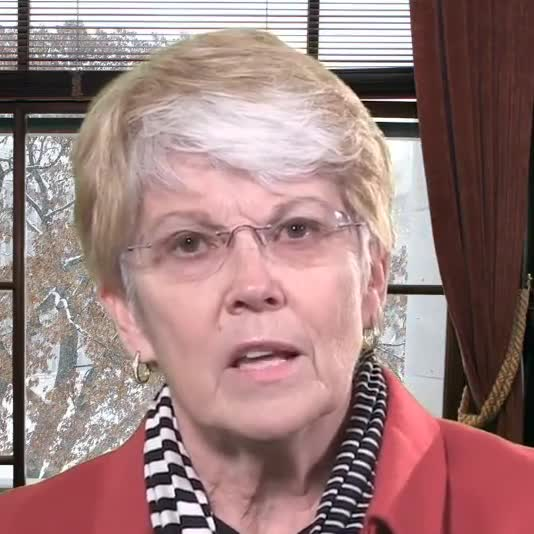
#> input picture tests/RD_Radio1_000_frame4.jpg, 534 x 534 px, given in place of KdHSOLdQ_3_175.98_194.56_scene_0000_clip_0000_faces_only.mp4, which was not available
$ python verify_detector.py   (older library calls are emulated)
#> lines starting #> are read from the running program, lines starting #| are printed output that depends on the picture; pictures that were not available may be replaced by others from this repository, and a replacement may not be noted
### face_pipeline_v2/stages/stage_02_scene_detection/scene_detector.py
"""PySceneDetect wrapper for video scene segmentation.

Per AISDD 3.5, Stage 2 uses PySceneDetect (ContentDetector) to:
    - Detect shot transitions in standardized video.
    - Generate scene boundaries (start/end frames + timestamps).
    - Return a list of scene metadata dicts.

Uses PySceneDetect Python API — never CLI subprocess.
"""

from pathlib import Path
from typing import Any, Dict, List, Optional, Tuple

import numpy as np


class SceneDetector:
    """PySceneDetect封装 — detects scene boundaries via ContentDetector.

    Usage:
        detector = SceneDetector(threshold=27.0, min_scene_len=15)
        scenes = detector.detect(Path("standardized.mp4"))
        # Returns list of dicts with start_frame, end_frame, etc.
    """

    def __init__(
        self,
        threshold: float = 27.0,
        min_scene_len: int = 15,
        adaptive_factor: Optional[float] = None,
    ) -> None:
        """Initialize SceneDetector with ContentDetector parameters.

        Args:
            threshold: ContentDetector threshold (higher = fewer cuts). When
                ``adaptive_factor`` is set, this acts as the lower-bound floor.
            min_scene_len: Minimum scene length in frames.
            adaptive_factor: If set, the effective threshold becomes
                ``max(threshold, adaptive_factor * p99_content_delta)`` where
                ``p99_content_delta`` is the clip's own 99th-percentile
                consecutive-frame luma delta (its motion-noise ceiling). This
                suppresses speaker-motion over-splitting in high-motion clips
                while preserving subtle transitions in low-motion clips.
        """
        self._threshold: float = threshold
        self._min_scene_len: int = min_scene_len
        self._adaptive_factor: Optional[float] = adaptive_factor
        # Diagnostics from the most recent detect() run (for logging only).
        self._last_noise_ceiling: Optional[float] = None
        self._last_effective_threshold: float = threshold

    # [167 lines left out: functions threshold, min_scene_len, adaptive_factor, last_noise_ceiling, last_effective_threshold, detect, not called in this run]

    # ------------------------------------------------------------------
    # Single-pass frame analysis (adaptive noise ceiling + face subtitles)
    # ------------------------------------------------------------------

    def _analyze_video(
        self,
        video_path: Path,
        face_subtitle_cfg: Optional[Dict[str, Any]],
    ) -> Tuple[List[Tuple[int, int]], Optional[float]]:
        """Single decode pass returning (face_subtitle_intervals, noise_ceiling).

        Reads the video once and, depending on what is enabled, computes:
          * the mid/upper-face band Sobel edge-energy series for locating
            large face-covering subtitles (when ``face_subtitle_cfg`` enabled);
          * the consecutive-frame luma-thumbnail delta series for the adaptive
            motion-noise ceiling (when ``self._adaptive_factor`` is set).

        Returns:
            A ``(intervals, noise_ceiling)`` tuple. ``intervals`` is a list of
            inclusive ``[start, end]`` frame ranges (empty when disabled or no
            subtitle run found); ``noise_ceiling`` is the 99th percentile of the
            luma deltas, or ``None`` when adaptive thresholding is disabled or
            the clip has too few frames.
        """
        from face_pipeline_v2.utils.exceptions import (
            MissingDependencyError,
            VideoReadError,
        )

        try:
            import cv2
        except ImportError as exc:
            raise MissingDependencyError(
                "opencv-python is required for scene analysis."
            ) from exc

        cfg: Dict[str, Any] = face_subtitle_cfg or {}
        face_enabled = bool(cfg.get("enabled", False))
        want_deltas = bool(self._adaptive_factor)

        band_top = float(cfg.get("band_top", 0.33))
        band_bottom = float(cfg.get("band_bottom", 0.67))
        sensitivity = float(cfg.get("sensitivity", 4.0))
        bright_abs_min = float(cfg.get("bright_abs_min", 0.002))
        bright_luma = float(cfg.get("bright_luma", 235.0))
        min_frames = int(cfg.get("min_subtitle_frames", 5))
        settle = int(cfg.get("settle_frames", 2))

        cap = cv2.VideoCapture(str(video_path))
        if not cap.isOpened():
            raise VideoReadError(
                f"Cannot open video for scene analysis: {video_path}"
            )

        height = int(cap.get(cv2.CAP_PROP_FRAME_HEIGHT))
        num_frames = int(cap.get(cv2.CAP_PROP_FRAME_COUNT)) or 0

        y0 = max(0, int(round(height * band_top)))
        y1 = min(height, int(round(height * band_bottom)))
        band_ok = face_enabled and (y1 - y0) >= 4

        downscale = 16
        edge_scores: List[float] = []
        bright_scores: List[float] = []
        luma_deltas: List[float] = []
        prev_small: Optional[np.ndarray] = None
        while True:
            ok, frame = cap.read()
#> frame is the input picture: shape (534, 534, 3); mean B, G, R 125.3, 126.4, 157.6
            if not ok:
                break
            gray_u8 = cv2.cvtColor(frame, cv2.COLOR_BGR2GRAY)
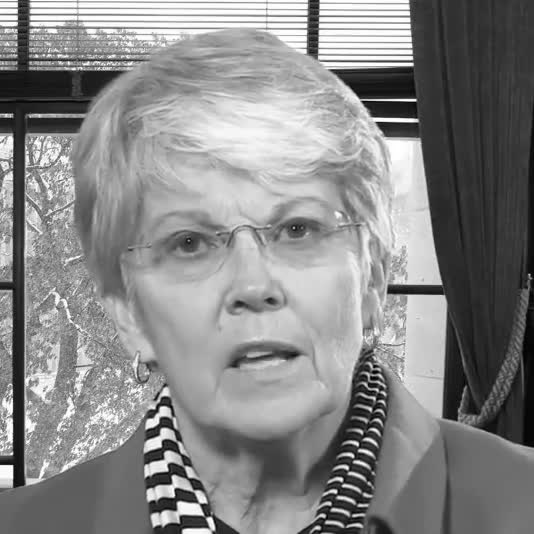
#> gray_u8: shape (534, 534); min 1, max 255, mean 135.6
            if band_ok:
                band = gray_u8.astype(np.float32)[y0:y1, :]
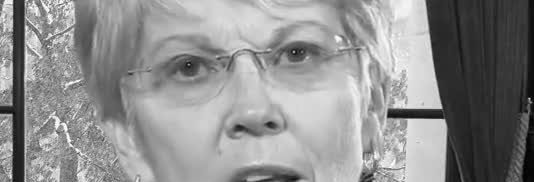
#> band: shape (182, 534) float32; min 1, max 255, mean 143.1
                gx = cv2.Sobel(band, cv2.CV_32F, 1, 0, ksize=3)
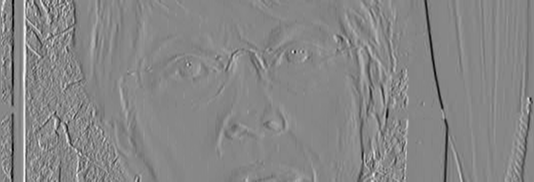
#> gx: shape (182, 534) float32; min -704, max 625, mean -2; drawn with min black and max white
                gy = cv2.Sobel(band, cv2.CV_32F, 0, 1, ksize=3)
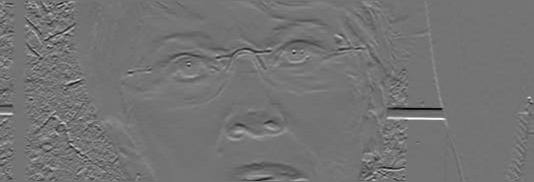
#> gy: shape (182, 534) float32; min -624, max 747, mean -0.7; drawn with min black and max white
                edge_scores.append(float(cv2.magnitude(gx, gy).mean()))
                bright_scores.append(float(np.mean(band >= bright_luma)))
            if want_deltas:
                small = cv2.resize(
                    gray_u8, (downscale, downscale), interpolation=cv2.INTER_LINEAR
                ).astype(np.float32)
                if prev_small is not None:
                    luma_deltas.append(float(np.mean(np.abs(small - prev_small))))
                prev_small = small
        cap.release()

        # Face-covering subtitle intervals from the band texture series.
        #
        # A face-covering subtitle adds *extra* texture and/or near-white pixels
        # to the mid/upper-face band relative to the clip's own clean baseline.
        # Detection is a two-state hysteresis over two per-frame channels:
        #   * near-white text  -> a spike in the band's bright-pixel fraction
        #     (reliable on dark talking-head backgrounds);
        #   * text/graphic edges -> a higher mean Sobel gradient (reliable on
        #     bright backgrounds).
        # A frame ENTERS the "subtitle active" state on a strong deviation
        # (``sensitivity`` robust sigmas above the median/MAD baseline) and STAYS
        # active until the signal falls back near the baseline (0.5 sigma margin),
        # so gradual dissolve / fade-out tails are included rather than cut
        # through.  A small ``settle_frames`` buffer then guarantees the boundary
        # lands on a fully clean frame.
        #
        # Every threshold is expressed relative to the clip's own baseline, so a
        # single set of defaults generalizes without per-video tuning.
        intervals: List[Tuple[int, int]] = []
        if edge_scores:
            n = len(edge_scores)
            edges = np.asarray(edge_scores, dtype=np.float64)
            brights = np.asarray(bright_scores, dtype=np.float64)

            med_edge = float(np.median(edges))
            sig_edge = 1.4826 * float(np.median(np.abs(edges - med_edge)))
            sig_edge = max(sig_edge, max(abs(med_edge) * 0.02, 1e-3))

            med_bright = float(np.median(brights))
            sig_bright = 1.4826 * float(np.median(np.abs(brights - med_bright)))
            sig_bright = max(sig_bright, max(abs(med_bright) * 0.02, 1e-3))

            enter_edge = edges >= med_edge + sensitivity * sig_edge
            enter_bright = (brights >= bright_abs_min) & (
                brights >= med_bright + sensitivity * sig_bright
            )
            enter = enter_edge | enter_bright

            exit_edge = edges >= med_edge + 0.5 * sig_edge
            exit_bright = (brights >= bright_abs_min * 0.1) & (
                brights >= med_bright + 0.5 * sig_bright
            )
            still = exit_edge | exit_bright

            run_start: Optional[int] = None
            for i in range(n):
                if run_start is None:
                    if enter[i]:
                        run_start = i
                elif not still[i]:
                    if i - run_start >= min_frames:
                        intervals.append((run_start, i - 1))
                    run_start = None
            if run_start is not None and n - run_start >= min_frames:
                intervals.append((run_start, n - 1))

            last = (num_frames - 1) if num_frames else (n - 1)
            padded: List[Tuple[int, int]] = []
            for start, end in intervals:
                padded.append((max(0, start - settle), min(last, end + settle)))
            intervals = padded

        # Adaptive motion-noise ceiling from the luma delta series.
        noise_ceiling: Optional[float] = None
        if want_deltas and len(luma_deltas) >= 2:
            noise_ceiling = float(np.percentile(luma_deltas, 99))

        return intervals, noise_ceiling

    # [43 lines left out: function _split_scenes, not called in this run]

### scripts/verify_detector.py
#!/usr/bin/env python3
import sys
from pathlib import Path
import cv2
import numpy as np
PROJECT_ROOT = Path(__file__).resolve().parents[1]
sys.path.insert(0, str(PROJECT_ROOT))
from face_pipeline_v2.stages.stage_02_scene_detection.scene_detector import SceneDetector
VD = PROJECT_ROOT / "outputs/Talkvid_Chinese_videos_clips001"
V1 = VD/"video_4AVKdHSOLdQ_3_175.98_194.56_open_domain"/"verification_face_only/4AVKdHSOLdQ_3_175.98_194.56_scene_0000_clip_0000_faces_only.mp4"
V2 = VD/"video_59QlHqVOCKw_11_471.02_482.27_open_domain"/"verification_face_only/59QlHqVOCKw_11_471.02_482.27_scene_0000_clip_0000_faces_only.mp4"
cfg = dict(enabled=True, band_top=0.33, band_bottom=0.67, edge_z=4.0, bright_abs_min=0.002, bright_z=3.0, bright_luma=235.0, min_subtitle_frames=5, pad_frames=4)
d = SceneDetector(threshold=6.0, min_scene_len=15, adaptive_factor=2.0)
for name, path in (("V1", V1), ("V2", V2)):
    intervals, noise = d._analyze_video(path, cfg)
    print(f"\n{name}: noise_ceiling={noise!r}")
    print(f"  intervals(frames): {intervals}")
    for s, e in intervals:
        print(f"    -> {s/25:.3f}s .. {e/25:.3f}s")
